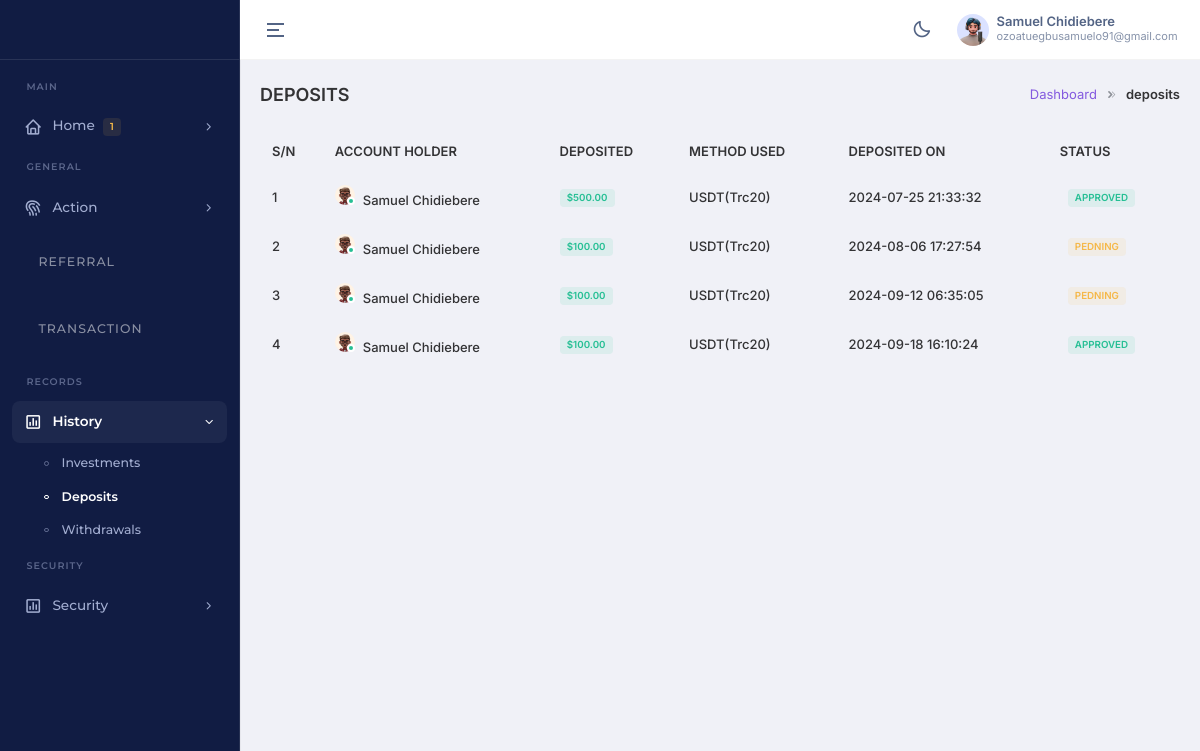
Page /profile/deposits.php (signed in) on the committed database.
### tables this page shows
CREATE TABLE `users` (
  `id` int NOT NULL AUTO_INCREMENT,
  `user` varchar(100) NOT NULL,
  `name` varchar(100) NOT NULL,
  `email` varchar(100) NOT NULL,
  `phone` varchar(100) NOT NULL,
  `profile_image` varchar(300) NOT NULL,
  `password` varchar(100) NOT NULL,
  `country` varchar(100) NOT NULL,
  `wallet` varchar(100) NOT NULL,
  `ref_wallet` varchar(100) NOT NULL,
  `gain_wallet` varchar(100) NOT NULL,
  `total_deposit` float NOT NULL,
  `total_withdrawal` float NOT NULL,
  `trading_commission` int NOT NULL,
  `pending_investment` int NOT NULL,
  `referral_balance` int NOT NULL,
  `referral` int NOT NULL,
  `account_warning` enum('no','yes') NOT NULL,
  `restriction` enum('no','yes') NOT NULL,
  `promo_won` varchar(100) NOT NULL,
  `ref_id` varchar(100) NOT NULL,
  `referree` varchar(100) NOT NULL,
  `date_registered` varchar(100) NOT NULL,
  `paid_ref` varchar(11) NOT NULL,
  `dn_with` int NOT NULL,
  `status` varchar(11) NOT NULL,
  `kycstatus` enum('null','pending','declined','approved') NOT NULL,
  PRIMARY KEY (`id`)
);

CREATE TABLE `deposits` (
  `id` int NOT NULL AUTO_INCREMENT,
  `user_id` int NOT NULL,
  `wallet_addr` varchar(100) NOT NULL,
  `amount` varchar(100) NOT NULL,
  `snapshot` varchar(100) NOT NULL,
  `method` varchar(100) NOT NULL,
  `date_deposited` varchar(100) NOT NULL,
  `status` int NOT NULL,
  PRIMARY KEY (`id`),
  KEY `user_id` (`user_id`)
);

### profile/controllers/userDetails.php (called while the page is built)
<?php
    $id =  $_SESSION['id'];
    $fetchUser = mysqli_query($connection, "SELECT * FROM `users` WHERE `id` = '$id'");
    $userDetails = mysqli_fetch_assoc($fetchUser);
?>

### profile/deposits.php (the view, shortened to what this page needs)
<?php
include('controllers/userDetails.php');
function formatNumber($number, $decimals = 2) {
    return number_format((float)$number, $decimals, '.', ',');
}
?>
<!DOCTYPE html>
<html lang="en" dir="ltr" data-nav-layout="vertical" data-theme-mode="light" data-header-styles="light" data-menu-styles="dark" data-toggled="close">
<head>
    <link id="style" href="./assets/libs/bootstrap/css/bootstrap.min.css" rel="stylesheet" />
    <link href="./assets/css/styles.min.css" rel="stylesheet" />
    <link href="./assets/css/icons.css" rel="stylesheet" />
    <link href="./assets/libs/node-waves/waves.min.css" rel="stylesheet" />
    <link href="./assets/libs/simplebar/simplebar.min.css" rel="stylesheet" />
    <link rel="stylesheet" href="./assets/libs/flatpickr/flatpickr.min.css" />
    <link rel="stylesheet" href="./assets/libs/@simonwep/pickr/themes/nano.min.css" />
    <link rel="stylesheet" href="./assets/libs/choices.js/public/assets/styles/choices.min.css" />
</head>
<body>
    <div class="page">
        <?php include('./includes/header.php') ?>
        <?php include('./includes/sidebar.php') ?>
        <div class="main-content app-content">
            <div class="container-fluid">
                <div class="d-md-flex d-block align-items-center justify-content-between my-4 page-header-breadcrumb">
                    <h1 class="page-title fw-semibold fs-18 mb-0">DEPOSITS</h1>
                    <div class="ms-md-1 ms-0">
                        <nav>
                            <ol class="breadcrumb mb-0">
                                <li class="breadcrumb-item"><a href="#">Dashboard</a></li>
                                <li class="breadcrumb-item active" aria-current="page">
                                    deposits
                                </li>
                            </ol>
                        </nav>
                    </div>
                </div>
                <div class="row">
                    <div class="table-responsive">
                        <table class="table text-nowrap table-borderless">
                            <thead>
                                <tr>
                                    <th scope="col">S/N</th>
                                    <th scope="col">ACCOUNT HOLDER</th>
                                    <th scope="col">DEPOSITED</th>
                                    <th scope="col">METHOD USED</th>
                                    <th scope="col">DEPOSITED ON</th>
                                    <th scope="col">STATUS</th>
                                </tr>
                            </thead>
                            <tbody>
                                <?php
                                $sql = mysqli_query($connection, "SELECT * FROM `deposits` WHERE `user_id` = '$id'");
                                if (mysqli_num_rows($sql)) {
                                    $count = 1;
                                    while ($details = mysqli_fetch_assoc($sql)) {
                                ?>
                                        <tr>
                                            <td><?php echo $count ?></td>
                                            <td>
                                                <span class="avatar avatar-xs me-2 online avatar-rounded">
                                                    <img src="./assets/images/faces/13.jpg" alt="img">
                                                </span><?php echo $_SESSION['name'] ?>
                                            </td>
                                            <td><span class="badge bg-success-transparent">$<?php echo formatNumber($details['amount']) ?></span></td>
                                            <td><?php echo $details['method'] ?></td>
                                            <td><?php echo $details['date_deposited'] ?></td>
                                            <td>
                                                <?php
                                                if ($details['status'] == 1) {
                                                    echo '<span class="badge bg-success-transparent ms-2">APPROVED</span>';
                                                } else if ($details['status'] == 2) {
                                                    echo '<span class="badge bg-warning-transparent ms-2">DECLINED</span>';
                                                } else {
                                                    echo '<span class="badge bg-warning-transparent ms-2">PEDNING</span>';
                                                }
                                                ?>
                                            </td>
                                        </tr>
                                <?php
                                        $count++;
                                    }
                                } else {
                                    echo "<tr>
                                    <td colspan='7'>
                                    <span class='badge bg-danger-transparent'> NO DATA </span>
                                    </td>
                                    </tr>";
                                }
                                ?>
                            </tbody>
                        </table>
                    </div>
                </div>
            </div>
        </div>
        <?php
        for ($br = 0; $br < 20; $br++) {
            echo "<br>";
        }
        ?>
    </div>
</body>
</html>

### profile/includes/header.php (shortened to what this page needs)
<header class="app-header">
    <div class="main-header-container container-fluid">
        <div class="header-content-left">
            <div class="header-element">
                <a aria-label="Hide Sidebar" class="sidemenu-toggle header-link animated-arrow hor-toggle horizontal-navtoggle" data-bs-toggle="sidebar" href="javascript:void(0);"><span></span></a>
            </div>
        </div>
        <div class="header-content-right">
            <div class="header-element header-theme-mode">
                <a class="header-link layout-setting">
                    <span class="light-layout">
                        <i class="bx bx-moon header-link-icon"></i>
                    </span>
                </a>
            </div>
            <div class="header-element">
                <a href="#" class="header-link dropdown-toggle" id="mainHeaderProfile" data-bs-toggle="dropdown" data-bs-auto-close="outside" aria-expanded="false">
                    <div class="d-flex align-items-center">
                        <div class="me-sm-2 me-0">
                            <?php
                            if (strlen($userDetails['profile_image']) > 3) {
                            ?>
                                <img src="./profiles/<?php echo $userDetails['profile_image'] ?>" alt="img" width="32" height="32" style="object-fit: cover;" class="rounded-circle" />
                            <?php
                            } else {
                            ?>
                                <img src="./assets/images/faces/9.jpg" alt="img" width="32" height="32" class="rounded-circle" />
                            <?php
                            }
                            ?>
                        </div>
                        <div class="d-sm-block d-none">
                            <p class="fw-semibold mb-0 lh-1"><?php echo $userDetails['name'] ?></p>
                            <span class="op-7 fw-normal d-block fs-11"><?php echo $userDetails['email'] ?></span>
                        </div>
                    </div>
                </a>
            </div>
        </div>
    </div>
</header>

### profile/includes/header.php (style rules this page uses)
body { top: 0px !important; }

### rows in the picture
users: name "Samuel Chidiebere", email "ozoatuegbusamuelo91@gmail.com"
deposits: amount "500.00", method "USDT(Trc20)", date_deposited "2024-07-25 21:33:32", status "APPROVED"
deposits: amount "100.00", method "USDT(Trc20)", date_deposited "2024-08-06 17:27:54", status "PEDNING"
deposits: amount "100.00", method "USDT(Trc20)", date_deposited "2024-09-12 06:35:05", status "PEDNING"
deposits: amount "100.00", method "USDT(Trc20)", date_deposited "2024-09-18 16:10:24", status "APPROVED"
